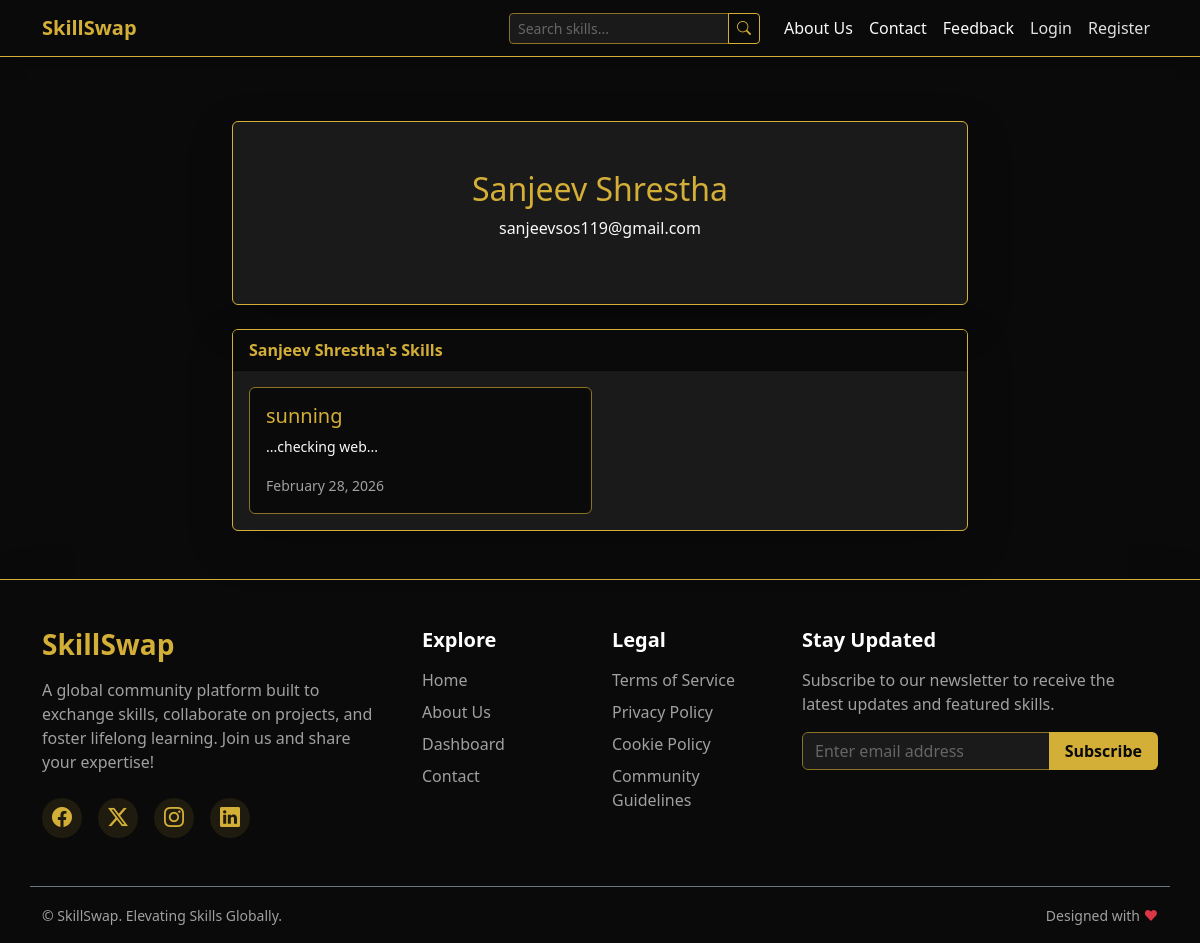
The page /user/Sanjeev Shrestha on the database as committed earlier.
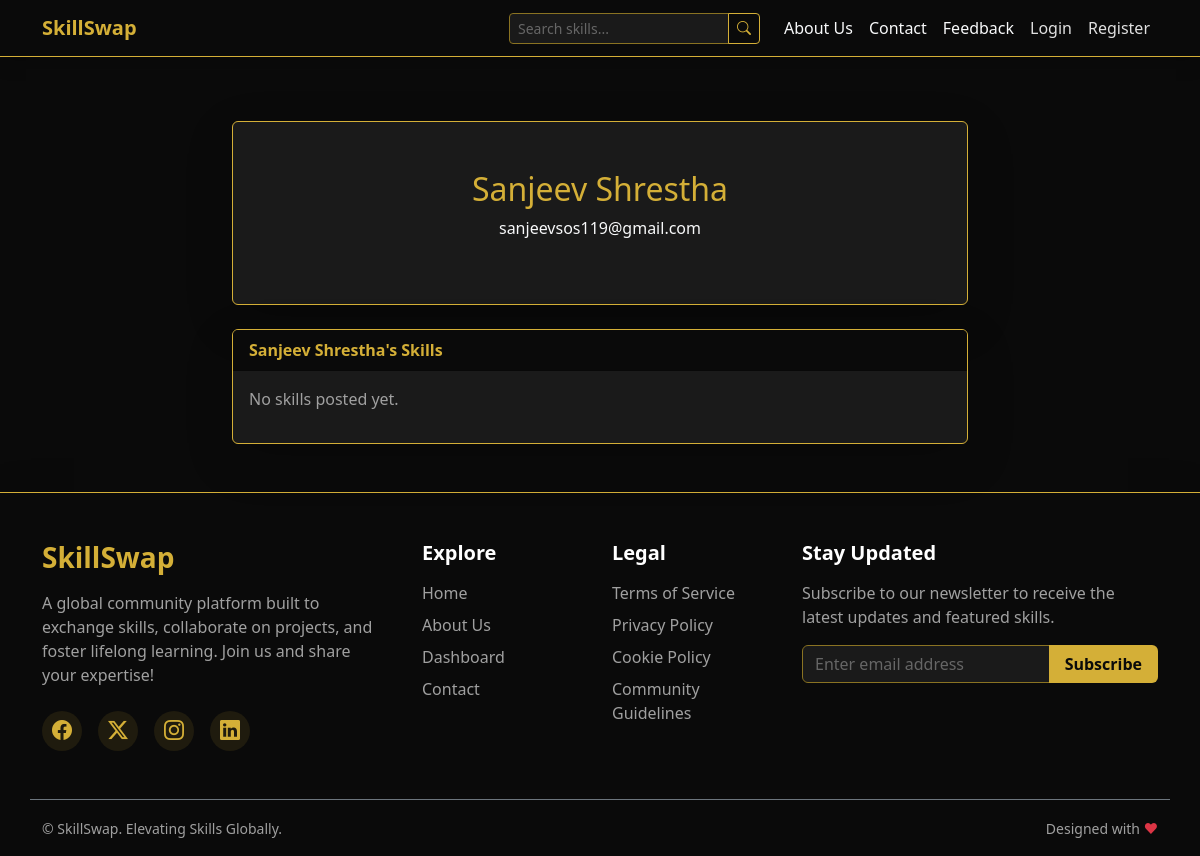
The same page on the database as committed later.
### models.py (models this page shows)
class Skill(db.Model):
    id = db.Column(db.Integer, primary_key=True)
    title = db.Column(db.String(100), nullable=False)
    description = db.Column(db.Text, nullable=False)
    date_posted = db.Column(db.DateTime, nullable=False, default=datetime.utcnow)
    user_id = db.Column(db.Integer, db.ForeignKey('user.id'), nullable=False)
    category_id = db.Column(db.Integer, db.ForeignKey('category.id'), nullable=False)
    comments = db.relationship('Comment', backref='skill', lazy=True)
    likes = db.relationship('Like', backref='skill', lazy=True)

### app.py (the view)
@app.route("/user/<username>")
def user_profile(username):
    user = User.query.filter_by(username=username).first_or_404()
    skills = Skill.query.filter_by(author=user).order_by(Skill.date_posted.desc()).all()
    return render_template('user_profile.html', user=user, skills=skills)

### templates/user_profile.html (shortened to what this page needs)
{% extends "base.html" %}
{% block content %}
<div class="row justify-content-center">
    <div class="col-lg-8">
        <div class="card bg-dark border-gold shadow-lg mt-4">
            <div class="card-body p-5 text-center">
                <h2 class="text-gold">{{ user.username }}</h2>
                <p class="text-light">{{ user.email }}</p>
            </div>
        </div>
        <div class="card bg-dark border-gold shadow-lg mt-4">
            <div class="card-header bg-darkest text-gold fw-bold">
                {{ user.username }}'s Skills
            </div>
            <div class="card-body">
                {% if skills %}
                <div class="row g-3">
                    {% for skill in skills %}
                    <div class="col-md-6">
                        <div class="card h-100 bg-darkest border-gold-subtle">
                            <div class="card-body">
                                <h5 class="card-title"><a href="{{ url_for('skill', skill_id=skill.id) }}" class="text-gold text-decoration-none">{{ skill.title }}</a></h5>
                                <p class="card-text text-light small">{{ skill.description|truncate(100) }}</p>
                                <small class="text-secondary">{{ skill.date_posted.strftime('%B %d, %Y') }}</small>
                            </div>
                        </div>
                    </div>
                    {% endfor %}
                </div>
                {% else %}
                <p class="text-muted">No skills posted yet.</p>
                {% endif %}
            </div>
        </div>
    </div>
</div>
{% endblock %}

Rows that differ between the two databases and show on the page:
removed Skill: title "sunning", description "...checking web...", date_posted "February 28, 2026"
Other text that changed with them:
text now shown: "No skills posted yet."
